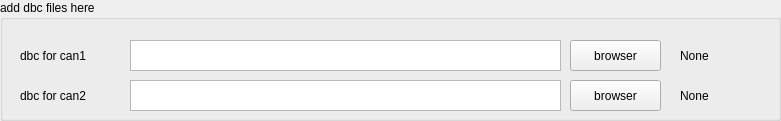
   <widget class="QGroupBox" name="groupBox">
    <property name="geometry">
     <rect>
      <x>30</x>
      <y>10</y>
      <width>781</width>
      <height>121</height>
     </rect>
    </property>
    <property name="styleSheet">
     <string notr="true">font: 11pt &quot;Ubuntu&quot;;</string>
    </property>
    <property name="title">
     <string>add dbc files here</string>
    </property>
    <widget class="QLabel" name="flag_OK2">
     <property name="enabled">
      <bool>true</bool>
     </property>
     <property name="geometry">
      <rect>
       <x>680</x>
       <y>80</y>
       <width>141</width>
       <height>31</height>
      </rect>
     </property>
     <property name="text">
      <string>None</string>
     </property>
    </widget>
    <widget class="QTextBrowser" name="text_dbc1">
     <property name="geometry">
      <rect>
       <x>130</x>
       <y>40</y>
       <width>431</width>
       <height>31</height>
      </rect>
     </property>
    </widget>
    <widget class="QPushButton" name="button_dbc1">
     <property name="geometry">
      <rect>
       <x>570</x>
       <y>40</y>
       <width>91</width>
       <height>31</height>
      </rect>
     </property>
     <property name="text">
      <string>browser</string>
     </property>
    </widget>
    <widget class="QLabel" name="DataBase1">
     <property name="geometry">
      <rect>
       <x>20</x>
       <y>40</y>
       <width>101</width>
       <height>31</height>
      </rect>
     </property>
     <property name="text">
      <string>dbc for can1</string>
     </property>
    </widget>
    <widget class="QLabel" name="flag_OK1">
     <property name="enabled">
      <bool>true</bool>
     </property>
     <property name="geometry">
      <rect>
       <x>680</x>
       <y>40</y>
       <width>121</width>
       <height>31</height>
      </rect>
     </property>
     <property name="text">
      <string>None</string>
     </property>
    </widget>
    <widget class="QPushButton" name="button_dbc2">
     <property name="geometry">
      <rect>
       <x>570</x>
       <y>80</y>
       <width>91</width>
       <height>31</height>
      </rect>
     </property>
     <property name="text">
      <string>browser</string>
     </property>
    </widget>
    <widget class="QLabel" name="DataBase2">
     <property name="geometry">
      <rect>
       <x>20</x>
       <y>80</y>
       <width>101</width>
       <height>31</height>
      </rect>
     </property>
     <property name="text">
      <string>dbc for can2</string>
     </property>
    </widget>
    <widget class="QTextBrowser" name="text_dbc2">
     <property name="geometry">
      <rect>
       <x>130</x>
       <y>80</y>
       <width>431</width>
       <height>31</height>
      </rect>
     </property>
    </widget>
   </widget>
